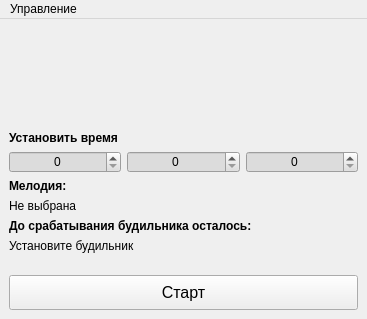
<?xml version="1.0" encoding="UTF-8"?>
<ui version="4.0">
 <class>MainWindow</class>
 <widget class="QMainWindow" name="MainWindow">
  <property name="geometry">
   <rect>
    <x>0</x>
    <y>0</y>
    <width>367</width>
    <height>319</height>
   </rect>
  </property>
  <property name="contextMenuPolicy">
   <enum>Qt::CustomContextMenu</enum>
  </property>
  <property name="windowTitle">
   <string>Будильник</string>
  </property>
  <property name="styleSheet">
   <string notr="true"/>
  </property>
  <widget class="QWidget" name="centralwidget">
   <layout class="QVBoxLayout" name="verticalLayout">
    <item>
     <spacer name="verticalSpacer_3">
      <property name="orientation">
       <enum>Qt::Vertical</enum>
      </property>
      <property name="sizeHint" stdset="0">
       <size>
        <width>20</width>
        <height>40</height>
       </size>
      </property>
     </spacer>
    </item>
    <item>
     <widget class="QLabel" name="lbl_now">
      <property name="font">
       <font>
        <family>PT Mono</family>
        <pointsize>36</pointsize>
        <bold>true</bold>
       </font>
      </property>
      <property name="text">
       <string/>
      </property>
      <property name="alignment">
       <set>Qt::AlignCenter</set>
      </property>
     </widget>
    </item>
    <item>
     <spacer name="verticalSpacer_2">
      <property name="orientation">
       <enum>Qt::Vertical</enum>
      </property>
      <property name="sizeHint" stdset="0">
       <size>
        <width>20</width>
        <height>40</height>
       </size>
      </property>
     </spacer>
    </item>
    <item>
     <widget class="QLabel" name="label">
      <property name="font">
       <font>
        <bold>true</bold>
       </font>
      </property>
      <property name="text">
       <string>Установить время</string>
      </property>
     </widget>
    </item>
    <item>
     <layout class="QHBoxLayout" name="horizontalLayout">
      <item>
       <widget class="QSpinBox" name="sb_hour">
        <property name="styleSheet">
         <string notr="true">background-color: rgb(220, 220, 220);</string>
        </property>
        <property name="alignment">
         <set>Qt::AlignCenter</set>
        </property>
        <property name="maximum">
         <number>23</number>
        </property>
       </widget>
      </item>
      <item>
       <widget class="QSpinBox" name="sb_min">
        <property name="styleSheet">
         <string notr="true">background-color: rgb(220, 220, 220);</string>
        </property>
        <property name="alignment">
         <set>Qt::AlignCenter</set>
        </property>
        <property name="maximum">
         <number>59</number>
        </property>
       </widget>
      </item>
      <item>
       <widget class="QSpinBox" name="sb_sec">
        <property name="styleSheet">
         <string notr="true">background-color: rgb(220, 220, 220);</string>
        </property>
        <property name="alignment">
         <set>Qt::AlignCenter</set>
        </property>
        <property name="maximum">
         <number>59</number>
        </property>
       </widget>
      </item>
     </layout>
    </item>
    <item>
     <widget class="QLabel" name="label_3">
      <property name="font">
       <font>
        <bold>true</bold>
       </font>
      </property>
      <property name="text">
       <string>Мелодия:</string>
      </property>
     </widget>
    </item>
    <item>
     <widget class="QLabel" name="lbl_melody">
      <property name="text">
       <string>Не выбрана</string>
      </property>
     </widget>
    </item>
    <item>
     <widget class="QLabel" name="label_5">
      <property name="font">
       <font>
        <bold>true</bold>
       </font>
      </property>
      <property name="text">
       <string>До срабатывания будильника осталось:</string>
      </property>
     </widget>
    </item>
    <item>
     <widget class="QLabel" name="lbl_timeout">
      <property name="text">
       <string>Установите будильник</string>
      </property>
     </widget>
    </item>
    <item>
     <spacer name="verticalSpacer">
      <property name="orientation">
       <enum>Qt::Vertical</enum>
      </property>
      <property name="sizeHint" stdset="0">
       <size>
        <width>20</width>
        <height>40</height>
       </size>
      </property>
     </spacer>
    </item>
    <item>
     <widget class="QPushButton" name="pb_start_stop">
      <property name="minimumSize">
       <size>
        <width>0</width>
        <height>35</height>
       </size>
      </property>
      <property name="font">
       <font>
        <pointsize>12</pointsize>
       </font>
      </property>
      <property name="styleSheet">
       <string notr="true"/>
      </property>
      <property name="text">
       <string>Старт</string>
      </property>
     </widget>
    </item>
   </layout>
  </widget>
  <widget class="QMenuBar" name="menubar">
   <property name="geometry">
    <rect>
     <x>0</x>
     <y>0</y>
     <width>367</width>
     <height>23</height>
    </rect>
   </property>
   <property name="contextMenuPolicy">
    <enum>Qt::ActionsContextMenu</enum>
   </property>
   <widget class="QMenu" name="menu">
    <property name="title">
     <string>Управление</string>
    </property>
    <addaction name="action_load_file"/>
    <addaction name="separator"/>
    <addaction name="action_close"/>
   </widget>
   <addaction name="menu"/>
  </widget>
  <action name="action_load_file">
   <property name="text">
    <string>Выбрать мелодию</string>
   </property>
  </action>
  <action name="action_close">
   <property name="icon">
    <iconset theme="application-exit">
     <normaloff>.</normaloff>.</iconset>
   </property>
   <property name="text">
    <string>Выход</string>
   </property>
  </action>
 </widget>
 <resources/>
 <connections>
  <connection>
   <sender>action_close</sender>
   <signal>triggered()</signal>
   <receiver>MainWindow</receiver>
   <slot>close()</slot>
   <hints>
    <hint type="sourcelabel">
     <x>-1</x>
     <y>-1</y>
    </hint>
    <hint type="destinationlabel">
     <x>167</x>
     <y>121</y>
    </hint>
   </hints>
  </connection>
 </connections>
</ui>
